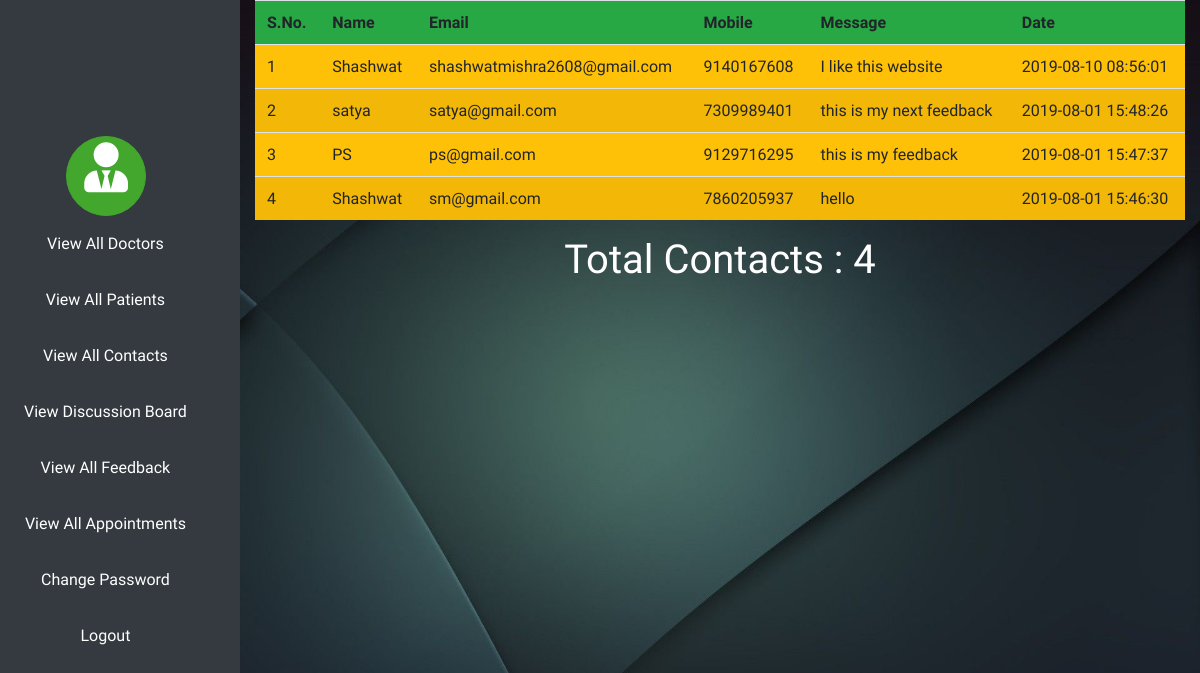
The page /admin/vcontact.php (signed in) on the database its author committed.
### tables this page shows
CREATE TABLE IF NOT EXISTS `tbl_contact` (
  `con_id` int(11) NOT NULL AUTO_INCREMENT,
  `name` varchar(60) NOT NULL,
  `email` varchar(30) NOT NULL,
  `mobile` varchar(13) NOT NULL,
  `message` varchar(200) NOT NULL,
  `date` varchar(20) NOT NULL,
  PRIMARY KEY (`con_id`)
);

### admin/vcontact.php (the view, shortened to what this page needs)
<?php
	if($_SESSION['admin']=="")
{
	header("Location:index.php");
}
else
{
	$query="select * from tbl_contact order by date desc";
	$res=mysql_query($query);
?>
<html>
<head>
	<link rel="stylesheet" href="https://stackpath.bootstrapcdn.com/bootstrap/4.3.1/css/bootstrap.min.css">
	<link rel="stylesheet" href="https://use.fontawesome.com/releases/v5.7.0/css/all.css">
	<link type="text/css" rel="stylesheet" href="../css/adstyle.css" />
</head>
<body>
<div>
	<nav class="navbar bg-dark navigation">
  <ul class="navbar-nav">
  <li><div class="navbar-brand"><a href="adminprofile.php"><i class="fas fa-user-tie"></i></a></div></li>
    <li class="nav-item p-2">
      <a class="nav-link text-center" href="vdoctor.php">View All Doctors</a>
    </li>
    <li class="nav-item p-2">
      <a class="nav-link text-center" href="vpatient.php">View All Patients</a>
    </li>
    <li class="nav-item p-2">
      <a class="nav-link text-center" href="vcontact.php">View All Contacts</a>
    </li>
	<li class="nav-item p-2">
		<a class="nav-link text-center" href="vdisboard.php">View Discussion Board</a>
	</li>
	<li class="nav-item p-2">
		<a class="nav-link text-center" href="vfeed.php">View All Feedback</a>
	</li>
	<li class="nav-item p-2">
		<a class="nav-link text-center" href="vapp.php">View All Appointments</a>
	</li>
	<li class="nav-item p-2">
		<a class="nav-link text-center" href="vdisboard.php">Change Password</a>
	</li>
	<li class="nav-item p-2">
		<a class="nav-link text-center" href="logout.php">Logout</a>
	</li>
  </ul>
</nav>
		<div class="container-fluid contents">
			<table class="table table-striped bg-warning">
				<tr class="bg-success">
					<th>S.No.</th>
					<th>Name</th>
					<th>Email</th>
					<th>Mobile</th>
					<th>Message</th>
					<th>Date</th>
				</tr>
				<?php
				$a=1;
				while($row=mysql_fetch_array($res,MYSQL_BOTH))
				{
				?>
				<tr>
					<td><?php echo $a; ?></td>
					<td><?php echo $row['name'] ?></td>
					<td><?php echo $row['email'] ?></td>
					<td><?php echo $row['mobile'] ?></td>
					<td><?php echo $row['message'] ?></td>
					<td><?php echo $row['date'] ?></td>
				</tr>
				<?php
				$a++;
				}
				?>
			</table>
			<h1 class="text-center">Total Contacts :  <?php echo $a-1; ?></h1>
		</div>
	</div>
</body>
</html>
<?php
}
?>

### css/adstyle.css (style rules this page uses)
* { margin:0; padding:0; box-sizing:border-box; }
body { font-family: 'Dosis', sans-serif; font-weight: 400; background:url('../images/wp2508260.jpg'); background-repeat:no-repeat; background-attachment:fixed; background-size:100% 100%; color:#fff; }
.navigation { width:20%; height:100%; float:left; position:fixed; }
.navigation a { color:#fff; border:1px transparent; }
.contents { height:auto; width:80%; float:left; font-weight:600; margin-left:20%; }
.navbar-brand { height:80px; width:80px; margin-left:28%; background:#43a72d; border:1px solid #43a72d; border-radius:50%; text-align:center; font-size:50px; }

### rows shown on the page
tbl_contact: name "Shashwat", email "shashwatmishra2608@gmail.com", mobile "9140167608", message "I like this website", date "2019-08-10 08:56:01"
tbl_contact: name "satya", email "satya@gmail.com", mobile "7309989401", message "this is my next feedback", date "2019-08-01 15:48:26"
tbl_contact: name "PS", email "ps@gmail.com", mobile "9129716295", message "this is my feedback", date "2019-08-01 15:47:37"
tbl_contact: name "Shashwat", email "sm@gmail.com", mobile "7860205937", message "hello", date "2019-08-01 15:46:30"

### other values the page prints
$a-1 "4"
